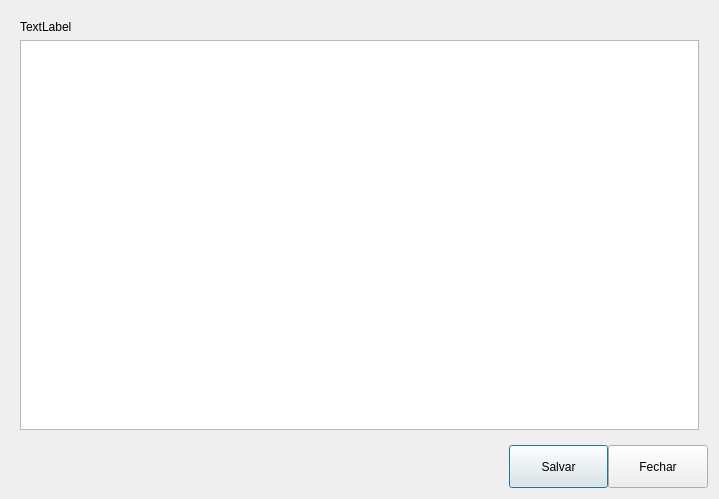
<?xml version="1.0" encoding="UTF-8"?>
<ui version="4.0">
 <class>DialogRelatorio</class>
 <widget class="QDialog" name="DialogRelatorio">
  <property name="geometry">
   <rect>
    <x>0</x>
    <y>0</y>
    <width>719</width>
    <height>499</height>
   </rect>
  </property>
  <property name="windowTitle">
   <string>Dialog</string>
  </property>
  <layout class="QVBoxLayout" name="verticalLayout" stretch="10,1">
   <item>
    <widget class="MyWidget" name="widgetToPrint" native="true">
     <layout class="QVBoxLayout" name="verticalLayout_2">
      <item>
       <widget class="QLabel" name="label">
        <property name="text">
         <string>TextLabel</string>
        </property>
       </widget>
      </item>
      <item>
       <widget class="QTableView" name="tableView">
        <attribute name="horizontalHeaderDefaultSectionSize">
         <number>150</number>
        </attribute>
       </widget>
      </item>
     </layout>
    </widget>
   </item>
   <item>
    <layout class="QHBoxLayout" name="horizontalLayout" stretch="5,1,1">
     <property name="spacing">
      <number>0</number>
     </property>
     <item>
      <spacer name="horizontalSpacer">
       <property name="orientation">
        <enum>Qt::Horizontal</enum>
       </property>
       <property name="sizeHint" stdset="0">
        <size>
         <width>40</width>
         <height>20</height>
        </size>
       </property>
      </spacer>
     </item>
     <item>
      <widget class="QPushButton" name="buttonSalvar">
       <property name="sizePolicy">
        <sizepolicy hsizetype="Expanding" vsizetype="Expanding">
         <horstretch>0</horstretch>
         <verstretch>0</verstretch>
        </sizepolicy>
       </property>
       <property name="text">
        <string>Salvar</string>
       </property>
      </widget>
     </item>
     <item>
      <widget class="QPushButton" name="buttonFechar">
       <property name="sizePolicy">
        <sizepolicy hsizetype="Expanding" vsizetype="Expanding">
         <horstretch>0</horstretch>
         <verstretch>0</verstretch>
        </sizepolicy>
       </property>
       <property name="text">
        <string>Fechar</string>
       </property>
      </widget>
     </item>
    </layout>
   </item>
  </layout>
 </widget>
 <customwidgets>
  <customwidget>
   <class>MyWidget</class>
   <extends>QWidget</extends>
   <header location="global">mywidget.h</header>
   <container>1</container>
  </customwidget>
 </customwidgets>
 <resources/>
 <connections/>
</ui>
